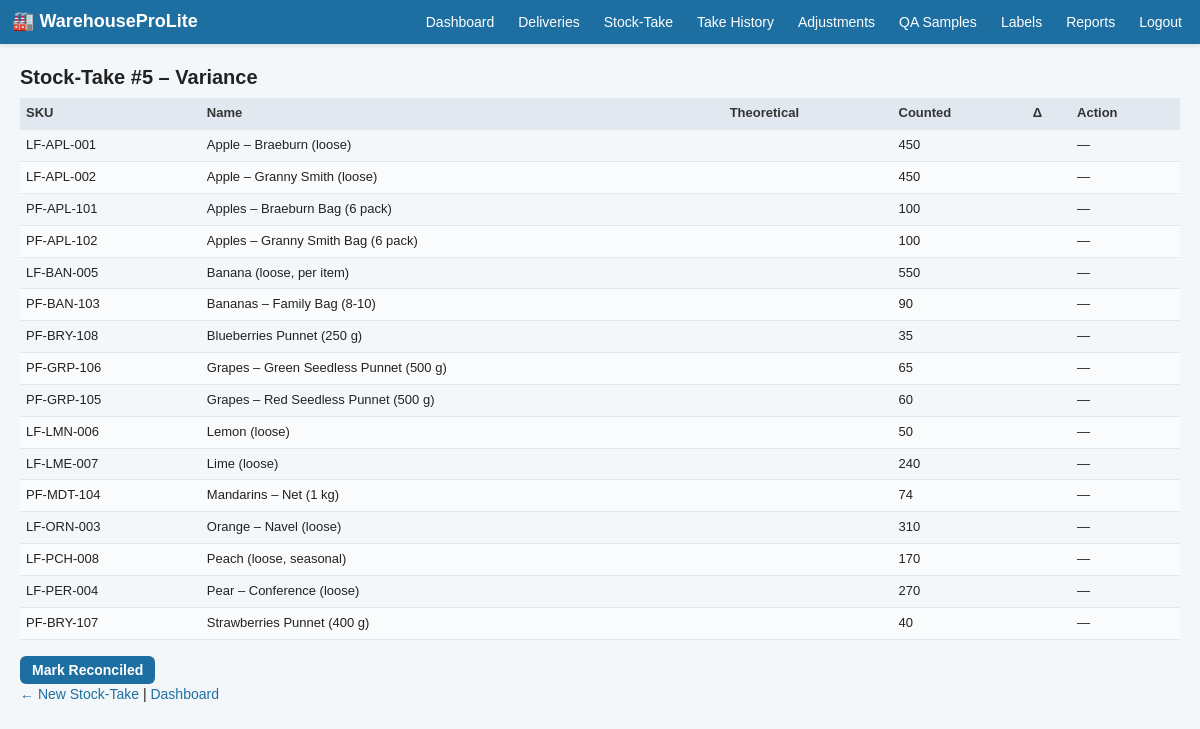
Screenshot of /WarehouseProLite/stocktake_view.php?id=5 (signed in) with the database file from the repository.
### tables this page shows
CREATE TABLE `stock_take_lines` (
  `id` int(11) NOT NULL,
  `stock_take_id` int(11) DEFAULT NULL,
  `product_id` int(11) DEFAULT NULL,
  `counted_qty` int(11) DEFAULT NULL,
  `theoretical_qty` int(11) DEFAULT NULL,
  `reconciled_at` datetime DEFAULT NULL,
  `posted_delta` int(11) DEFAULT NULL
);

CREATE TABLE `products` (
  `id` int(11) NOT NULL,
  `sku` varchar(30) NOT NULL,
  `name` varchar(100) NOT NULL,
  `category_id` int(11) DEFAULT NULL,
  `price` decimal(10,2) NOT NULL,
  `stock` int(11) NOT NULL DEFAULT 0,
  `country_iso` char(2) NOT NULL,
  `class` enum('X','I','II') NOT NULL,
  `pack_uom` enum('each','g','varies') NOT NULL DEFAULT 'each',
  `default_pack_weight_g` int(11) DEFAULT NULL,
  `best_before_days` int(11) NOT NULL
);

### config/database.php (called while the page is built)
<?php
return array(
    'host' => getenv('DB_HOST') ?: '127.0.0.1',
    'port' => getenv('DB_PORT') ?: '3306',
    'database' => getenv('DB_NAME') ?: 'stocktrackpro',
    'username' => getenv('DB_USER') ?: 'root',
    'password' => getenv('DB_PASS') ?: '',
    'charset' => getenv('DB_CHARSET') ?: 'utf8mb4'
);

### includes/database.php (called while the page is built, shortened)
<?php
class Database
{
    private static $pdo;
    private static $config;
    private static function config()
    {
        if (self::$config === null) {
            $base = require dirname(__DIR__) . '/config/database.php';
            $overridePath = dirname(__DIR__) . '/config/database.local.php';
            self::$config = $base;
        }
        return self::$config;
    }
    public static function connection()
    {
        if (!self::$pdo) {
            $config = self::config();
            $dsn = sprintf(
                'mysql:host=%s;port=%s;dbname=%s;charset=%s',
                $config['host'],
                $config['port'],
                $config['database'],
                $config['charset']
            );
            $options = array(
                PDO::ATTR_ERRMODE => PDO::ERRMODE_EXCEPTION,
                PDO::ATTR_DEFAULT_FETCH_MODE => PDO::FETCH_ASSOC,
                PDO::ATTR_EMULATE_PREPARES => false
            );
            self::$pdo = new PDO($dsn, $config['username'], $config['password'], $options);
        }
        return self::$pdo;
    }
    public static function query($sql, $params = array())
    {
        $stmt = self::connection()->prepare($sql);
        $stmt->execute($params);
        return $stmt;
    }
}

### WarehouseProLite/stocktake_view.php (the view, shortened to what this page needs)
<?php
require_once dirname(__DIR__) . '/includes/database.php';
include 'includes/header.php';
$takeId = isset($_GET['id']) ? (int)$_GET['id'] : 0;
try {
  $lineRows = Database::query(
    "SELECT p.id   AS pid,
        p.sku,
        p.name,
        l.theoretical_qty    AS theoretical,
        l.counted_qty,
        (l.counted_qty - l.theoretical_qty) AS variance,
        l.reconciled_at,
        l.posted_delta
     FROM stock_take_lines l
     JOIN products p ON p.id = l.product_id
     WHERE l.stock_take_id = :take
     ORDER BY p.name",
    array(':take' => $takeId)
  )->fetchAll();
} catch (Exception $exception) {
  $notice = 'Unable to load stock-take variance lines.';
  $lineRows = array();
}
?>
<h2>Stock-Take #<?php echo $takeId; ?> – Variance</h2>
<table>
<thead>
  <tr><th>SKU</th><th>Name</th><th>Theoretical</th><th>Counted</th><th>Δ</th><th>Action</th></tr>
</thead>
<tbody>
<?php
$outstanding = 0;
foreach ($lineRows as $r):
  $isReconciled = !empty($r['reconciled_at']);
  $hasVariance = ($r['variance'] != 0);
  if ($isReconciled) {
    $rowStyle = "style='background:#e6ffe6;color:#060;'";
  } elseif ($hasVariance) {
    $rowStyle = "style='background:#ffecec;color:#a00;'";
    $outstanding++;
  } else {
    $rowStyle = "";
  }
?>
  <tr <?php echo $rowStyle; ?>>
    <td><?php echo $r['sku']; ?></td>
    <td><?php echo htmlspecialchars($r['name']); ?></td>
    <td><?php echo $r['theoretical']; ?></td>
    <td><?php echo $r['counted_qty']; ?></td>
    <td>
    </td>
    <td>
      <?php if ($isReconciled): ?>
        <span style="color:#060;">✓ Reconciled</span>
      <?php elseif ($hasVariance): ?>
        <a href="adjustment_add.php?pid=<?php echo $r['pid']; ?>&delta=<?php echo $r['variance']; ?>&ref_id=<?php echo $takeId; ?>">
          Post Adjustment
        </a>
      <?php else: ?>
        —
      <?php endif; ?>
    </td>
  </tr>
<?php endforeach; ?>
</tbody>
</table>
<?php if (isset($_SESSION['wh_role']) && $_SESSION['wh_role'] === 'manager'): ?>
<form method="post" style="margin-top:1rem;">
  <input type="submit"
         value="Mark Reconciled"
         <?php echo ($outstanding ? 'disabled style="opacity:.5;"' : ''); ?>>
</form>
<?php endif; ?>
<p>
  <a href="stocktake_new.php">← New Stock-Take</a> |
  <a href="dashboard.php">Dashboard</a>
</p>
<?php include 'includes/footer.php'; ?>

### WarehouseProLite/assets/style.css (style rules this page uses)
* { box-sizing: border-box; }
html { height: 100%; }
body { height: 100%; margin: 0; padding: 0; background: #f4f7fa; color: #222; font: 14px/1.45 Arial, Helvetica, sans-serif; display: flex; flex-direction: column; }
:root { --primary: #1e6fa1; --primary-dark: #15527a; --bg-light: #f4f7fa; --border: #e2e8f0; --bg-row-alt: #f9fbfc; --bg-notice: #e3f2fd; --notice-accent: #0d47a1; --text-muted: #666; --spacing-xs: 4px; --spacing-sm: 6px; --spacing-md: 8px; --spacing-lg: 12px; --spacing-xl: 20px; --radius: 6px; }
h1, h2, h3, h4, h5, h6 { margin: 0 0 8px 0; font-weight: 700; line-height: 1.3; }
h2 { font-size: 20px; }
p { margin: 0 0 8px 0; }
a { color: var(--primary); text-decoration: none; }
table { width: 100%; border-collapse: collapse; margin-bottom: var(--spacing-lg); font-size: 13px; }
th, td { padding: var(--spacing-sm) var(--spacing-sm); border-bottom: 1px solid var(--border); text-align: left; }
th { background: var(--border); font-weight: 700; color: #333; }
tr:nth-child(even) { background: var(--bg-row-alt); }
input[type="submit"], button, .btn { background: var(--primary); color: #fff; border: none; padding: var(--spacing-sm) var(--spacing-lg); border-radius: var(--radius); cursor: pointer; font-weight: 700; font-size: 14px; transition: background 0.2s ease; }

### rows the page displays
stock_take_lines: product.sku "LF-APL-001", product.name "Apple – Braeburn (loose)", counted_qty "450"
stock_take_lines: product.sku "LF-APL-002", product.name "Apple – Granny Smith (loose)", counted_qty "450"
stock_take_lines: product.sku "PF-APL-101", product.name "Apples – Braeburn Bag (6 pack)", counted_qty "100"
stock_take_lines: product.sku "PF-APL-102", product.name "Apples – Granny Smith Bag (6 pack)", counted_qty "100"
stock_take_lines: product.sku "LF-BAN-005", product.name "Banana (loose, per item)", counted_qty "550"
stock_take_lines: product.sku "PF-BAN-103", product.name "Bananas – Family Bag (8-10)", counted_qty "90"
stock_take_lines: product.sku "PF-BRY-108", product.name "Blueberries Punnet (250 g)", counted_qty "35"
stock_take_lines: product.sku "PF-GRP-106", product.name "Grapes – Green Seedless Punnet (500 g)", counted_qty "65"
stock_take_lines: product.sku "PF-GRP-105", product.name "Grapes – Red Seedless Punnet (500 g)", counted_qty "60"
stock_take_lines: product.sku "LF-LMN-006", product.name "Lemon (loose)", counted_qty "50"
stock_take_lines: product.sku "LF-LME-007", product.name "Lime (loose)", counted_qty "240"
stock_take_lines: product.sku "PF-MDT-104", product.name "Mandarins – Net (1 kg)", counted_qty "74"
stock_take_lines: product.sku "LF-ORN-003", product.name "Orange – Navel (loose)", counted_qty "310"
stock_take_lines: product.sku "LF-PCH-008", product.name "Peach (loose, seasonal)", counted_qty "170"
stock_take_lines: product.sku "LF-PER-004", product.name "Pear – Conference (loose)", counted_qty "270"
stock_take_lines: product.sku "PF-BRY-107", product.name "Strawberries Punnet (400 g)", counted_qty "40"

### other values shown
$takeId "5"
